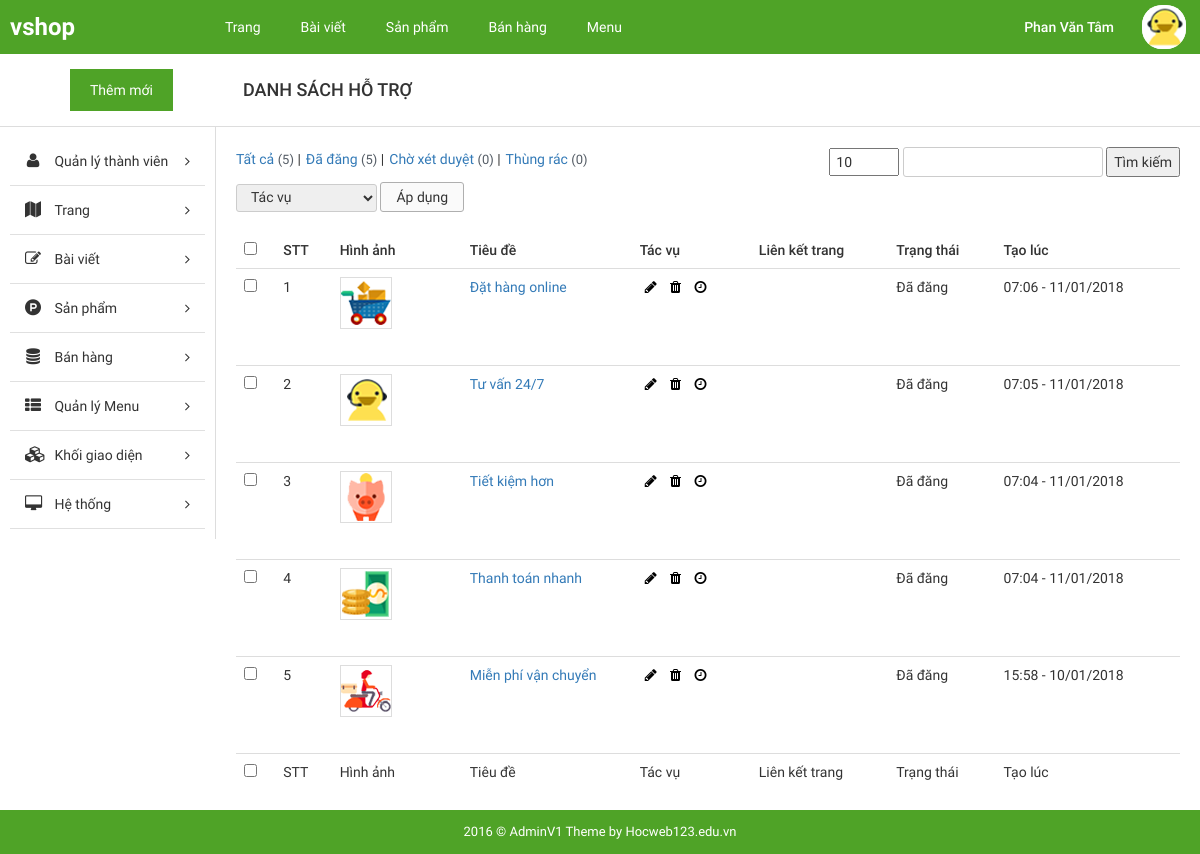
/admin/index.php?mod=sytem&controller=support&action=index (signed in), run on the app's committed database.
### tables this page shows
CREATE TABLE `tbl_sytem` (
  `id` int(11) NOT NULL AUTO_INCREMENT,
  `title` varchar(200) NOT NULL,
  `describe` text NOT NULL,
  `tel` varchar(13) NOT NULL,
  `address` varchar(200) NOT NULL,
  `email` varchar(100) NOT NULL,
  `per_page` int(2) NOT NULL,
  PRIMARY KEY (`id`)
);

CREATE TABLE `tbl_user` (
  `user_id` int(5) NOT NULL AUTO_INCREMENT,
  `password` varchar(32) NOT NULL,
  `email` varchar(100) NOT NULL,
  `avatar` int(11) DEFAULT NULL,
  `level` int(1) NOT NULL DEFAULT '3',
  `salt` varchar(40) NOT NULL,
  `active` int(1) NOT NULL DEFAULT '1',
  `fullname` varchar(200) NOT NULL,
  `address` text,
  `tel` varchar(13) DEFAULT NULL,
  `facebook` varchar(200) DEFAULT NULL,
  `modify_at` int(12) DEFAULT NULL,
  `code_confirm` varchar(200) NOT NULL DEFAULT '{}',
  `create_at` int(11) NOT NULL,
  PRIMARY KEY (`user_id`),
  UNIQUE KEY `email` (`email`),
  KEY `avatar` (`avatar`),
  CONSTRAINT `tbl_user_ibfk_1` FOREIGN KEY (`avatar`) REFERENCES `tbl_media` (`media_id`)
);

CREATE TABLE `tbl_media` (
  `media_id` int(11) NOT NULL AUTO_INCREMENT,
  `url` varchar(200) NOT NULL,
  `title` varchar(200) DEFAULT NULL,
  `caption` varchar(200) DEFAULT NULL,
  `id_connect` int(11) DEFAULT '0',
  `active` int(1) NOT NULL DEFAULT '2',
  `type` int(1) NOT NULL,
  `create_at` int(11) NOT NULL,
  `create_by` int(11) DEFAULT NULL,
  PRIMARY KEY (`media_id`),
  KEY `id_connect` (`id_connect`),
  KEY `create_by` (`create_by`)
);

CREATE TABLE `tbl_support` (
  `id` int(11) NOT NULL AUTO_INCREMENT,
  `title` varchar(100) NOT NULL,
  `depict` varchar(100) DEFAULT NULL,
  `thumb` int(10) NOT NULL,
  `link` varchar(200) DEFAULT NULL,
  `active` int(1) NOT NULL DEFAULT '2',
  `page_connect` int(11) NOT NULL,
  `create_at` int(11) NOT NULL,
  `modify_at` int(11) NOT NULL,
  PRIMARY KEY (`id`),
  KEY `thumb` (`thumb`),
  KEY `page_connect` (`page_connect`)
);

### admin/modules/sytem/views/indexSupportView.php (the view, shortened to what the rows shown need)
<?php get_header() ; ?>
    <div id="main-content-wp" class="list-post-page">
        <div class="section" id="title-page">
            <div class="clearfix">
                <a href="?mod=sytem&controller=support&action=add" title="" id="add-new" class="fl-left">Thêm mới</a>
                <h3 id="index" class="fl-left">Danh sách hỗ trợ</h3>
            </div>
        </div>
        <div class="wrap clearfix">
            <div id="content" class="fl-right">
                <div class="section" id="detail-page">
                    <div class="section-detail">
                        <div class="filter-wp clearfix">
                            <ul class="post-status fl-left">
                                <li class="all"><a href="<?php echo $list_status['all']['url'] ;?>">Tất cả <span class="count">(<?php echo $list_status['all']['total'] ;?>)</span></a> |</li>
                                <li class="publish"><a href="<?php echo $list_status['active']['url'] ; ?>">Đã đăng <span class="count">(<?php echo $list_status['active']['total'] ; ?>)</span></a> |</li>
                                <li><a href="<?php echo $list_status['pending']['url'] ; ?>">Chờ xét duyệt <span class="count">(<?php echo $list_status['pending']['total'] ; ?>)</span></a> |</li>
                                <li <?php echo compare(get_info_user('level'),array('2','3'),"style='display:none' "); ?>><a href="<?php echo $list_status['trash']['url'] ; ;?>">Thùng rác <span class="count">(<?php echo $list_status['trash']['total'] ; ?>)</span></a></li>
                            </ul>
                            <form method="GET" action="" class="form-s fl-right">
                                <input style="width: 70px ;padding: 0px 5px; " min="1" type="number" value="<?php echo set_value('per_page') ;?>" name="per_page" />
                                <input type="text" name="q" id="q" value="<?php echo set_value('q'); ?>">
                                <button>Tìm kiếm</button>
                            </form>
                        </div>
                            <?php $url_actions = '?mod='.get_module().'&controller='.get_controller().'&action=actions'; ?>
                            <form method="POST" action="<?php echo $url_actions ;?>" class="form-actions">
                                <div class="actions">
                                    <select name="actions">
                                        <option value="">Tác vụ</option>
                                    </select>
                                    <input type="submit" name="sm_action" value="Áp dụng">
                                </div>
                        <div class="table-responsive">
                            <table class="table list-table-wp">
                                <thead>
                                <tr>
                                    <td><input type="checkbox" name="checkAll" id="checkAll"></td>
                                    <td><span class="thead-text">STT</span></td>
                                    <td><span class="thead-text">Hình ảnh </span></td>
                                    <td style="width: 18%"><span class="thead-text">Tiêu đề </span></td>
                                    <td><span class="thead-text">Tác vụ</span></td>
                                    <td><span class="thead-text">Liên kết trang</span></td>
                                    <td><span class="thead-text">Trạng thái</span></td>
                                    <td><span class="thead-text">Tạo lúc</span></td>
                                </tr>
                                </thead>
                                <tbody>
                                <?php if(!empty($list_support['data'])){
                                    $stt = $list_support['stt'] ;
                                    foreach ($list_support['data'] as $item) {
                                        $stt++ ;
                                        ?>
                                        <tr>
                                            <td><input type="checkbox" name="id[]" value="<?php echo $item['id'] ; ?>" class="checkItem"></td>
                                            <td><span class="tbody-text"><?php echo $stt ; ?></h3></span></td>
                                            <td>
                                                <div class="tbody-thumb">
                                                    <img src="<?php echo $item['url'] ; ?>" alt="">
                                                </div>
                                            </td>
                                            <td><span class="tbody-text" style="color :#337ab7"><?php echo $item['title']; ?></span></td>
                                            <td>
                                                <div class="option-tool">
                                                    <a href="<?php echo $item['path']['edit'] ; ?>" title="Sửa" class="edit"><i class="fa fa-pencil" aria-hidden="true"></i></a>
                                                    <a href="<?php echo $item['path']['drop'] ; ?>" title="Xóa" class="delete"><i class="fa fa-trash" aria-hidden="true"></i></a>
                                                    <?php if($item['active'] == '1'){ ?>
                                                        <a href="<?php echo $item['path']['pending'] ; ?>" title="Trở lại xét duyệt"><i class="fa fa-clock-o" aria-hidden="true"></i></a>
                                                    <?php }else{ ?>
                                                        <a href="<?php echo $item['path']['public'] ; ?>" title="Xét duyệt ngay"><i class="fa fa-check-square-o" aria-hidden="true"></i></a>
                                                    <?php } ?>
                                                </div>
                                            </td>
                                            <td>
                                            </td>
                                            <td><span class="tbody-text"><?php echo convert_active_post($item['active']); ?></span></td>
                                            <td><span class="tbody-text"><?php echo format_date($item['create_at']); ?></span></td>
                                        </tr>
                                    <?php  }} ?>
                                </tbody>
                                <tfoot>
                                <tr>
                                    <td><input type="checkbox" name="checkAll" id="checkAll"></td>
                                    <td><span class="thead-text">STT</span></td>
                                    <td><span class="thead-text">Hình ảnh </span></td>
                                    <td><span class="thead-text">Tiêu đề</span></td>
                                    <td><span class="thead-text">Tác vụ</span></td>
                                    <td><span class="thead-text">Liên kết trang</span></td>
                                    <td><span class="thead-text">Trạng thái</span></td>
                                    <td><span class="thead-text">Tạo lúc</span></td>
                                </tr>
                                </tfoot>
                            </table>
                        </div>
                        </form>
                    </div>
                </div>
            </div>
        </div>
    </div>

### admin/core/base.php (shortened to what the rows shown need)
<?php
function get_controller() {
    global $config;
    $controller = isset($_GET['controller']) ? $_GET['controller'] : $config['default_controller'];
    return $controller;
}
function get_module() {
    global $config;
    $module = isset($_GET['mod']) ? $_GET['mod'] : $config['default_module'];
    return $module;
}
function get_action() {
    global $config;
    $action = isset($_GET['action']) ? $_GET['action'] : $config['default_action'];
    return $action;
}
function call_function($list_function = array()) {
    if (is_array($list_function)) {
        foreach ($list_function as $f) {
            if (function_exists($f())) {
                $f();
            }
        }
    }
}
function load_view($name, $data_send = array()) {
    $path = MODULESPATH . DIRECTORY_SEPARATOR . get_module() . DIRECTORY_SEPARATOR . 'views' . DIRECTORY_SEPARATOR . $name . 'View.php';
    if (file_exists($path)) {
        require $path;
    } else {
        echo "Không tìm thấy {$path}";
    }
}
function get_header($name = 'main') {
    $path = LAYOUTPATH . DIRECTORY_SEPARATOR .'header'.DIRECTORY_SEPARATOR . $name . '.php';
    if (file_exists($path)) {
        require $path;
    } else {
        echo "Không tìm thấy {$path}";
    }
}
function get_footer($name = 'main') {
    global $data;
    $path = LAYOUTPATH . DIRECTORY_SEPARATOR .'footer'.DIRECTORY_SEPARATOR. $name . '.php';
    if (file_exists($path)) {
        if (is_array($data)) {
            foreach ($data as $key => $a) {
                $$key = $a;
            }
        }
        require $path;
    } else {
        echo "Không tìm thấy {$path}";
    }
}
function get_sidebar($name = '') {
    global $data;
    if (empty($name)) {
        $name = 'main';
    }
    $path = LAYOUTPATH . DIRECTORY_SEPARATOR.'sidebar'.DIRECTORY_SEPARATOR. $name . '.php';
    if (file_exists($path)) {
        if (is_array($data)) {
            foreach ($data as $key => $a) {
                $$key = $a;
            }
        }
        require $path;
    } else {
        echo "Không tìm thấy {$path}";
    }
}
?>

### admin/layout/header/main.php (shortened to what the rows shown need)
<!DOCTYPE html>
<html>
<head>
    <link href="public/css/bootstrap/bootstrap.min.css" rel="stylesheet" type="text/css"/>
    <link href="public/css/bootstrap/bootstrap-theme.min.css" rel="stylesheet" type="text/css"/>
    <link href="public/reset.css" rel="stylesheet" type="text/css"/>
    <link href="public/css/font-awesome/css/font-awesome.min.css" rel="stylesheet" type="text/css"/>
    <link href="public/style.css" rel="stylesheet" type="text/css"/>
    <link href="public/responsive.css" rel="stylesheet" type="text/css"/>
</head>
<body>
<div id="site">
    <div id="container">
        <div id="header-wp">
            <div class="wp-inner clearfix">
                <a href="?" title="" id="logo" class="fl-left">
                    <?php
                        $info_sytem = db_fetch_row("SELECT * FROM `tbl_sytem` ") ;
                        echo $info_sytem['title'] ;
                    ?>
                </a>
                <ul id="main-menu" class="fl-left">
                     <?php $level = get_info_user('level') ; ?>
                    <li <?php echo compare($level,3,"style='display:none' "); ?>>
                        <a href="?mod=page&controller=index&action=index" title="">Trang</a>
                    </li>
                    <li>
                        <a href="?mod=post&controller=index&action=index" title="">Bài viết</a>
                    </li>
                    <li>
                        <a href="?mod=product&controller=index&action=index" title="">Sản phẩm</a>
                    </li>
                    <li  <?php echo compare($level,3,"style='display:none' "); ?> >
                        <a href="?controller=order&mod=product&action=index" title="">Bán hàng</a>
                    </li>
                    <li <?php echo compare($level,3,"style='display:none' "); ?>>
                        <a href="?mod=theme&controller=menu&action=index" title="">Menu</a>
                    </li>
                </ul>
                <div id="dropdown-user" class="dropdown dropdown-extended fl-right">
                    <button class="dropdown-toggle clearfix" type="button"  data-toggle="dropdown" aria-haspopup="true" aria-expanded="true">
                        <h3 id="account" class="fl-left"><?php echo get_info_user('name') ; ?></h3>
                        <div id="thumb-circle" class="fl-right">
                            <img src="<?php echo get_avatar_user() ; ?>">
                        </div>
                    </button>
                </div>
            </div>
        </div>

### data on the page
tbl_sytem: title "vshop"
tbl_user: avatar.url (picture)
tbl_support: tbl_media.url (picture), title "Đặt hàng online", active "Đã đăng", create_at "07:06 - 11/01/2018"
tbl_support: tbl_media.url (picture), title "Tư vấn 24/7", active "Đã đăng", create_at "07:05 - 11/01/2018"
tbl_support: tbl_media.url (picture), title "Tiết kiệm hơn", active "Đã đăng", create_at "07:04 - 11/01/2018"
tbl_support: tbl_media.url (picture), title "Thanh toán nhanh", active "Đã đăng", create_at "07:04 - 11/01/2018"
tbl_support: tbl_media.url (picture), title "Miễn phí vận chuyển", active "Đã đăng", create_at "15:58 - 10/01/2018"
